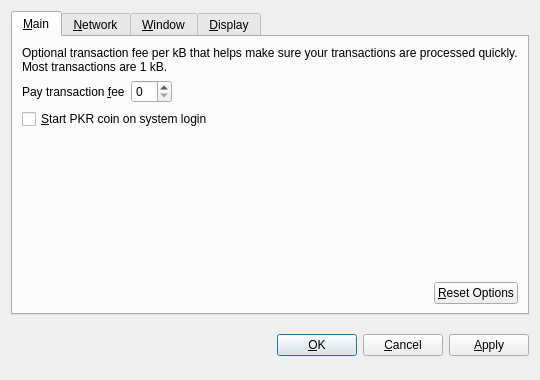
<?xml version="1.0" encoding="UTF-8"?>
<ui version="4.0">
 <class>OptionsDialog</class>
 <widget class="QDialog" name="OptionsDialog">
  <property name="geometry">
   <rect>
    <x>0</x>
    <y>0</y>
    <width>540</width>
    <height>380</height>
   </rect>
  </property>
  <property name="windowTitle">
   <string>Options</string>
  </property>
  <property name="modal">
   <bool>true</bool>
  </property>
  <layout class="QVBoxLayout" name="verticalLayout">
   <item>
    <widget class="QTabWidget" name="tabWidget">
     <property name="tabPosition">
      <enum>QTabWidget::North</enum>
     </property>
     <property name="currentIndex">
      <number>0</number>
     </property>
     <widget class="QWidget" name="tabMain">
      <attribute name="title">
       <string>&amp;Main</string>
      </attribute>
      <layout class="QVBoxLayout" name="verticalLayout_Main">
       <item>
        <widget class="QLabel" name="transactionFeeInfoLabel">
         <property name="text">
          <string>Optional transaction fee per kB that helps make sure your transactions are processed quickly. Most transactions are 1 kB.</string>
         </property>
         <property name="textFormat">
          <enum>Qt::PlainText</enum>
         </property>
         <property name="wordWrap">
          <bool>true</bool>
         </property>
        </widget>
       </item>
       <item>
        <layout class="QHBoxLayout" name="horizontalLayout_1_Main">
         <item>
          <widget class="QLabel" name="transactionFeeLabel">
           <property name="text">
            <string>Pay transaction &amp;fee</string>
           </property>
           <property name="textFormat">
            <enum>Qt::PlainText</enum>
           </property>
           <property name="buddy">
            <cstring>transactionFee</cstring>
           </property>
          </widget>
         </item>
         <item>
          <widget class="BitcoinAmountField" name="transactionFee"/>
         </item>
         <item>
          <spacer name="horizontalSpacer_1_Main">
           <property name="orientation">
            <enum>Qt::Horizontal</enum>
           </property>
           <property name="sizeHint" stdset="0">
            <size>
             <width>40</width>
             <height>20</height>
            </size>
           </property>
          </spacer>
         </item>
        </layout>
       </item>
       <item>
        <widget class="QCheckBox" name="bitcoinAtStartup">
         <property name="toolTip">
          <string>Automatically start PKR coin after logging in to the system.</string>
         </property>
         <property name="text">
          <string>&amp;Start PKR coin on system login</string>
         </property>
        </widget>
       </item>
       <item>
        <spacer name="verticalSpacer_Main">
         <property name="orientation">
          <enum>Qt::Vertical</enum>
         </property>
         <property name="sizeHint" stdset="0">
          <size>
           <width>20</width>
           <height>40</height>
          </size>
         </property>
        </spacer>
       </item>
       <item>
        <layout class="QHBoxLayout" name="horizontalLayout_2_Main">
         <item>
          <spacer name="horizontalSpacer_2_Main">
           <property name="orientation">
            <enum>Qt::Horizontal</enum>
           </property>
           <property name="sizeHint" stdset="0">
            <size>
             <width>40</width>
             <height>20</height>
            </size>
           </property>
          </spacer>
         </item>
         <item>
          <widget class="QPushButton" name="resetButton">
           <property name="toolTip">
            <string>Reset all client options to default.</string>
           </property>
           <property name="text">
            <string>&amp;Reset Options</string>
           </property>
           <property name="autoDefault">
            <bool>false</bool>
           </property>
          </widget>
         </item>
        </layout>
       </item>
      </layout>
     </widget>
     <widget class="QWidget" name="tabNetwork">
      <attribute name="title">
       <string>&amp;Network</string>
      </attribute>
      <layout class="QVBoxLayout" name="verticalLayout_Network">
       <item>
        <widget class="QCheckBox" name="mapPortUpnp">
         <property name="toolTip">
          <string>Automatically open the PKR coin client port on the router. This only works when your router supports UPnP and it is enabled.</string>
         </property>
         <property name="text">
          <string>Map port using &amp;UPnP</string>
         </property>
        </widget>
       </item>
       <item>
        <widget class="QCheckBox" name="connectSocks">
         <property name="toolTip">
          <string>Connect to the PKR coin network through a SOCKS proxy (e.g. when connecting through Tor).</string>
         </property>
         <property name="text">
          <string>&amp;Connect through SOCKS proxy:</string>
         </property>
        </widget>
       </item>
       <item>
        <layout class="QHBoxLayout" name="horizontalLayout_Network">
         <item>
          <widget class="QLabel" name="proxyIpLabel">
           <property name="text">
            <string>Proxy &amp;IP:</string>
           </property>
           <property name="textFormat">
            <enum>Qt::PlainText</enum>
           </property>
           <property name="buddy">
            <cstring>proxyIp</cstring>
           </property>
          </widget>
         </item>
         <item>
          <widget class="QValidatedLineEdit" name="proxyIp">
           <property name="maximumSize">
            <size>
             <width>140</width>
             <height>16777215</height>
            </size>
           </property>
           <property name="toolTip">
            <string>IP address of the proxy (e.g. 127.0.0.1)</string>
           </property>
          </widget>
         </item>
         <item>
          <widget class="QLabel" name="proxyPortLabel">
           <property name="text">
            <string>&amp;Port:</string>
           </property>
           <property name="textFormat">
            <enum>Qt::PlainText</enum>
           </property>
           <property name="buddy">
            <cstring>proxyPort</cstring>
           </property>
          </widget>
         </item>
         <item>
          <widget class="QLineEdit" name="proxyPort">
           <property name="maximumSize">
            <size>
             <width>55</width>
             <height>16777215</height>
            </size>
           </property>
           <property name="toolTip">
            <string>Port of the proxy (e.g. 9050)</string>
           </property>
          </widget>
         </item>
         <item>
          <widget class="QLabel" name="socksVersionLabel">
           <property name="text">
            <string>SOCKS &amp;Version:</string>
           </property>
           <property name="textFormat">
            <enum>Qt::PlainText</enum>
           </property>
           <property name="buddy">
            <cstring>socksVersion</cstring>
           </property>
          </widget>
         </item>
         <item>
          <widget class="QValueComboBox" name="socksVersion">
           <property name="toolTip">
            <string>SOCKS version of the proxy (e.g. 5)</string>
           </property>
          </widget>
         </item>
         <item>
          <spacer name="horizontalSpacer_Network">
           <property name="orientation">
            <enum>Qt::Horizontal</enum>
           </property>
           <property name="sizeHint" stdset="0">
            <size>
             <width>40</width>
             <height>20</height>
            </size>
           </property>
          </spacer>
         </item>
        </layout>
       </item>
       <item>
        <spacer name="verticalSpacer_Network">
         <property name="orientation">
          <enum>Qt::Vertical</enum>
         </property>
         <property name="sizeHint" stdset="0">
          <size>
           <width>20</width>
           <height>40</height>
          </size>
         </property>
        </spacer>
       </item>
      </layout>
     </widget>
     <widget class="QWidget" name="tabWindow">
      <attribute name="title">
       <string>&amp;Window</string>
      </attribute>
      <layout class="QVBoxLayout" name="verticalLayout_Window">
       <item>
        <widget class="QCheckBox" name="minimizeToTray">
         <property name="toolTip">
          <string>Show only a tray icon after minimizing the window.</string>
         </property>
         <property name="text">
          <string>&amp;Minimize to the tray instead of the taskbar</string>
         </property>
        </widget>
       </item>
       <item>
        <widget class="QCheckBox" name="minimizeOnClose">
         <property name="toolTip">
          <string>Minimize instead of exit the application when the window is closed. When this option is enabled, the application will be closed only after selecting Quit in the menu.</string>
         </property>
         <property name="text">
          <string>M&amp;inimize on close</string>
         </property>
        </widget>
       </item>
       <item>
        <spacer name="verticalSpacer_Window">
         <property name="orientation">
          <enum>Qt::Vertical</enum>
         </property>
         <property name="sizeHint" stdset="0">
          <size>
           <width>20</width>
           <height>40</height>
          </size>
         </property>
        </spacer>
       </item>
      </layout>
     </widget>
     <widget class="QWidget" name="tabDisplay">
      <attribute name="title">
       <string>&amp;Display</string>
      </attribute>
      <layout class="QVBoxLayout" name="verticalLayout_Display">
       <item>
        <layout class="QHBoxLayout" name="horizontalLayout_1_Display">
         <item>
          <widget class="QLabel" name="langLabel">
           <property name="text">
            <string>User Interface &amp;language:</string>
           </property>
           <property name="textFormat">
            <enum>Qt::PlainText</enum>
           </property>
           <property name="buddy">
            <cstring>lang</cstring>
           </property>
          </widget>
         </item>
         <item>
          <widget class="QValueComboBox" name="lang">
           <property name="toolTip">
            <string>The user interface language can be set here. This setting will take effect after restarting PKR coin.</string>
           </property>
          </widget>
         </item>
        </layout>
       </item>
       <item>
        <layout class="QHBoxLayout" name="horizontalLayout_2_Display">
         <item>
          <widget class="QLabel" name="unitLabel">
           <property name="text">
            <string>&amp;Unit to show amounts in:</string>
           </property>
           <property name="textFormat">
            <enum>Qt::PlainText</enum>
           </property>
           <property name="buddy">
            <cstring>unit</cstring>
           </property>
          </widget>
         </item>
         <item>
          <widget class="QValueComboBox" name="unit">
           <property name="toolTip">
            <string>Choose the default subdivision unit to show in the interface and when sending coins.</string>
           </property>
          </widget>
         </item>
        </layout>
       </item>
       <item>
        <widget class="QCheckBox" name="displayAddresses">
         <property name="toolTip">
          <string>Whether to show PKR coin addresses in the transaction list or not.</string>
         </property>
         <property name="text">
          <string>&amp;Display addresses in transaction list</string>
         </property>
        </widget>
       </item>
       <item>
        <widget class="QCheckBox" name="coinControlFeatures">
         <property name="toolTip">
          <string>Whether to show coin control features or not.</string>
         </property>
         <property name="text">
          <string>Display coin &amp;control features (experts only!)</string>
         </property>
        </widget>
       </item>
       <item>
        <spacer name="verticalSpacer_Display">
         <property name="orientation">
          <enum>Qt::Vertical</enum>
         </property>
         <property name="sizeHint" stdset="0">
          <size>
           <width>20</width>
           <height>40</height>
          </size>
         </property>
        </spacer>
       </item>
      </layout>
     </widget>
    </widget>
   </item>
   <item>
    <layout class="QHBoxLayout" name="horizontalLayout_Buttons">
     <item>
      <spacer name="horizontalSpacer_1">
       <property name="orientation">
        <enum>Qt::Horizontal</enum>
       </property>
       <property name="sizeHint" stdset="0">
        <size>
         <width>40</width>
         <height>48</height>
        </size>
       </property>
      </spacer>
     </item>
     <item>
      <widget class="QLabel" name="statusLabel">
       <property name="font">
        <font>
         <weight>75</weight>
         <bold>true</bold>
        </font>
       </property>
       <property name="text">
        <string/>
       </property>
       <property name="textFormat">
        <enum>Qt::PlainText</enum>
       </property>
       <property name="wordWrap">
        <bool>true</bool>
       </property>
      </widget>
     </item>
     <item>
      <spacer name="horizontalSpacer_2">
       <property name="orientation">
        <enum>Qt::Horizontal</enum>
       </property>
       <property name="sizeHint" stdset="0">
        <size>
         <width>40</width>
         <height>48</height>
        </size>
       </property>
      </spacer>
     </item>
     <item>
      <widget class="QPushButton" name="okButton">
       <property name="text">
        <string>&amp;OK</string>
       </property>
      </widget>
     </item>
     <item>
      <widget class="QPushButton" name="cancelButton">
       <property name="text">
        <string>&amp;Cancel</string>
       </property>
       <property name="autoDefault">
        <bool>false</bool>
       </property>
      </widget>
     </item>
     <item>
      <widget class="QPushButton" name="applyButton">
       <property name="text">
        <string>&amp;Apply</string>
       </property>
       <property name="autoDefault">
        <bool>false</bool>
       </property>
      </widget>
     </item>
    </layout>
   </item>
  </layout>
 </widget>
 <customwidgets>
  <customwidget>
   <class>BitcoinAmountField</class>
   <extends>QSpinBox</extends>
   <header>bitcoinamountfield.h</header>
  </customwidget>
  <customwidget>
   <class>QValueComboBox</class>
   <extends>QComboBox</extends>
   <header>qvaluecombobox.h</header>
  </customwidget>
  <customwidget>
   <class>QValidatedLineEdit</class>
   <extends>QLineEdit</extends>
   <header>qvalidatedlineedit.h</header>
  </customwidget>
 </customwidgets>
 <resources/>
 <connections/>
</ui>
